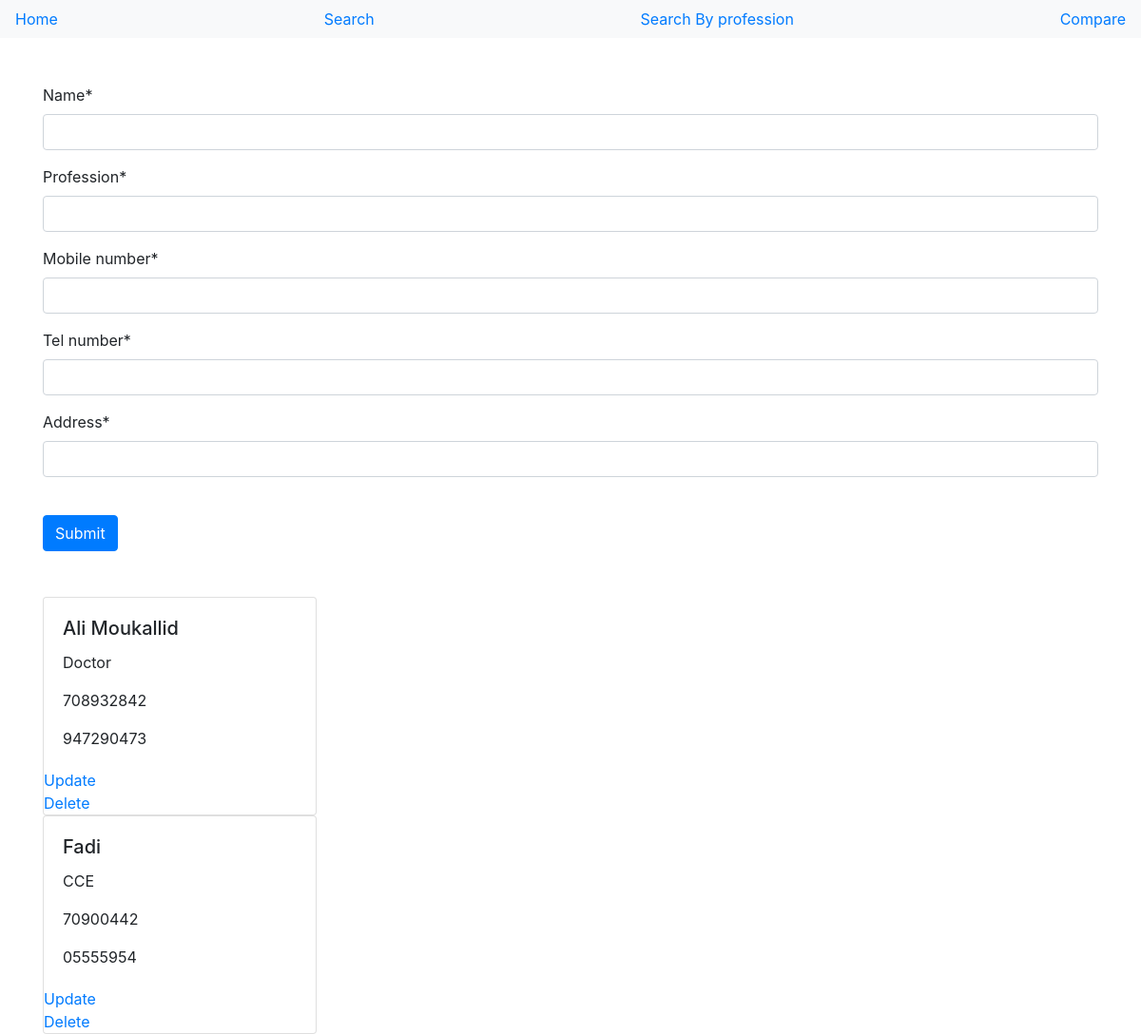
Before: / with the older database file.
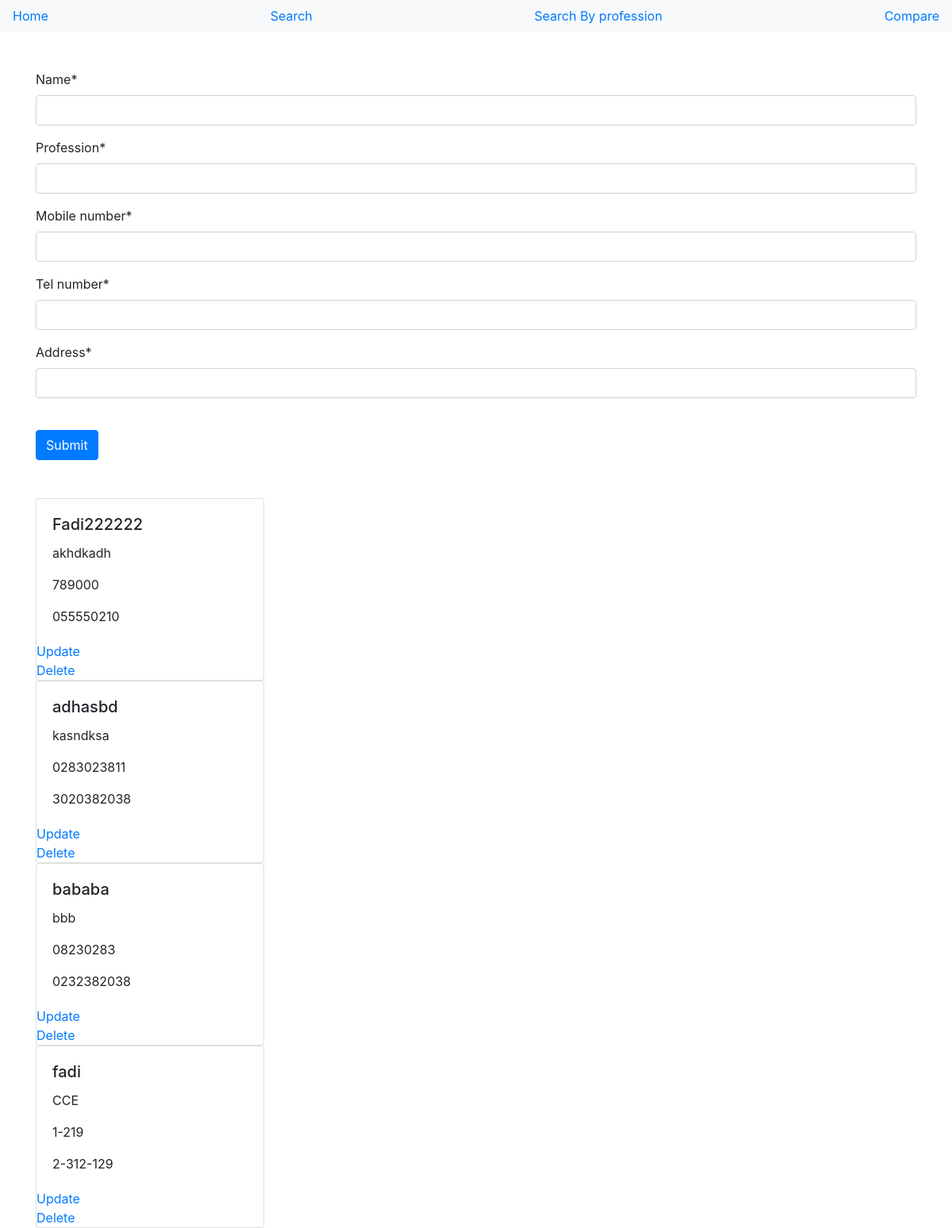
After: the same page with the newer database file.
### main/models.py (models this page shows, shortened)
class Contact(models.Model):
    name = models.CharField(max_length=200, null=True)
    profession = models.CharField(max_length=200, null=True)
    mobile_number = models.CharField(max_length=200, null=True)
    tel_number = models.CharField(max_length=200, null=True)
    address = models.CharField(max_length=200, null=True)

### main/views.py (the view)
# urls.py: path('', views.homepage, name="homepage"),
def homepage(request):
  if request.method == "POST":
    form = ContactForm(request.POST)
    if form.is_valid():
      form.save()
  contacts = Contact.objects.all().order_by('name', 'profession').values()
  form = ContactForm()
  return render(request, "home.html", {"form": form, "contacts":contacts})

### main/forms.py
class ContactForm(forms.ModelForm):
  class Meta:
    model = Contact
    fields = '__all__'

### main/templates/home.html (shortened to what this page needs)
<!DOCTYPE html>
<html>
   <head>
    <link rel="stylesheet" href="https://stackpath.bootstrapcdn.com/bootstrap/4.4.1/css/bootstrap.min.css">
  </head>
  <body>
      {% load crispy_forms_tags %}
      <nav class="navbar navbar-light bg-light">
        <a class="button" href="{% url 'homepage' %}">
          Home
        </a>
        <a class="button" href="{% url 'sname' %}">
          Search
        </a>
        <a class="button" href="{% url 'sprofession' %}">
          Search By profession
        </a>
        <a class="button" href="{% url 'compare' %}">
          Compare
        </a>
      </nav>
      <br><br>
      <div class="container">
      <form method="post">
        {{ form|crispy }}
        <br>
        <button class ="btn btn-primary" type="submit" id= "submit_button">Submit</button>
      </form>
      </div>
      <br><br>
      <div class="container">
        {% for contact in contacts %}
        <div class="card" style="width: 18rem;">
          <div class="card-body">
            <h5 class="card-title">{{ contact.name }}</h5>
            <p class="card-text">{{ contact.profession }}</p>
            <p class="card-text">{{ contact.mobile_number }}</p>
            <p class="card-text">{{ contact.tel_number }}</p>
          </div>
          <td> <a class="button" href="{% url 'update' contact.id%}"> Update</a></td>
					<td> <a class="button" href="{% url 'delete' contact.id %}"> Delete</a></td>
        </div>
        {% endfor %}
      </div>
  </body>
</html>

Changed rows visible on the page:
removed Contact: name "Ali Moukallid", profession "Doctor", mobile_number "708932842", tel_number "947290473"
changed Contact: name "Fadi" → "Fadi222222"; profession "CCE" → "akhdkadh"; mobile_number "70900442" → "789000"; tel_number "05555954" → "055550210"
added Contact: name "adhasbd", profession "kasndksa", mobile_number "0283023811", tel_number "3020382038"
added Contact: name "bababa", profession "bbb", mobile_number "08230283", tel_number "0232382038"
added Contact: name "fadi", profession "CCE", mobile_number "1-219", tel_number "2-312-129"
